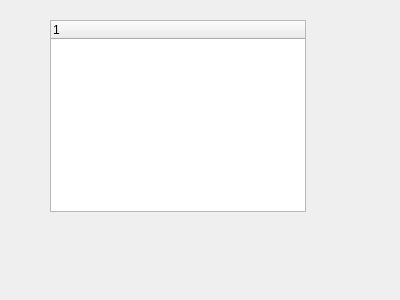
<?xml version="1.0" encoding="UTF-8"?>
<ui version="4.0">
 <class>Form</class>
 <widget class="QWidget" name="Form">
  <property name="geometry">
   <rect>
    <x>0</x>
    <y>0</y>
    <width>400</width>
    <height>300</height>
   </rect>
  </property>
  <property name="windowTitle">
   <string>Form</string>
  </property>
  <widget class="QTreeWidget" name="treeWidget">
   <property name="geometry">
    <rect>
     <x>50</x>
     <y>20</y>
     <width>256</width>
     <height>192</height>
    </rect>
   </property>
   <column>
    <property name="text">
     <string notr="true">1</string>
    </property>
   </column>
  </widget>
 </widget>
 <resources/>
 <connections/>
</ui>
